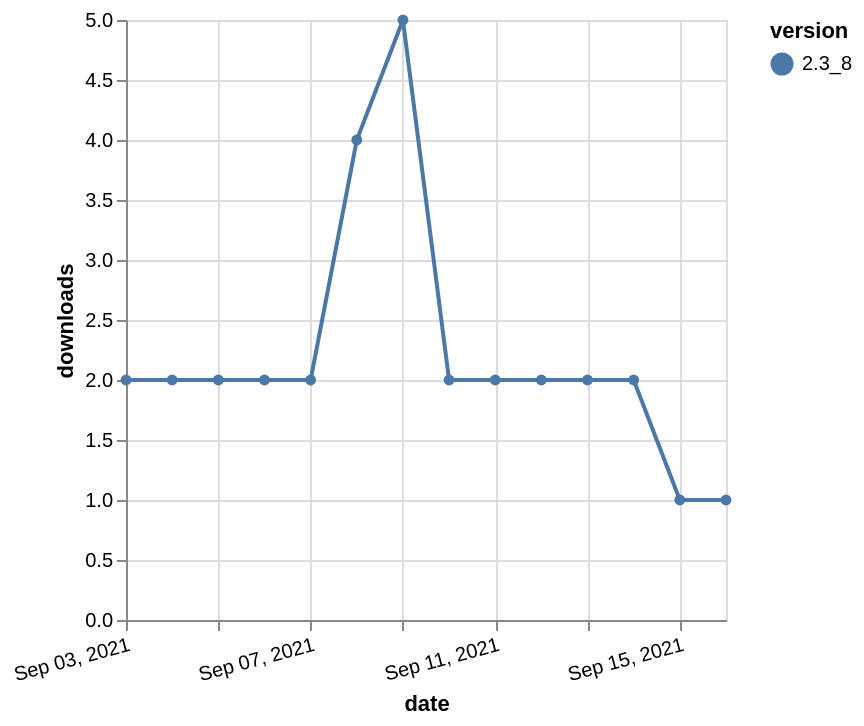

The specification (Vega-Lite) saved for this image:
### Vega-Lite specification from a JSON file in a GitHub repository (floating-point values rounded to 4 significant figures)
{"$schema": "https://vega.github.io/schema/vega-lite/v5.json", "description": "A simple bar chart with embedded data.", "data": {"values": [{"date": "2021-09-03", "total": 3856, "delta": 2, "version": "2.3_8"}, {"date": "2021-09-04", "total": 3858, "delta": 2, "version": "2.3_8"}, {"date": "2021-09-05", "total": 3860, "delta": 2, "version": "2.3_8"}, {"date": "2021-09-06", "total": 3862, "delta": 2, "version": "2.3_8"}, {"date": "2021-09-07", "total": 3864, "delta": 2, "version": "2.3_8"}, {"date": "2021-09-08", "total": 3868, "delta": 4, "version": "2.3_8"}, {"date": "2021-09-09", "total": 3873, "delta": 5, "version": "2.3_8"}, {"date": "2021-09-10", "total": 3875, "delta": 2, "version": "2.3_8"}, {"date": "2021-09-11", "total": 3877, "delta": 2, "version": "2.3_8"}, {"date": "2021-09-12", "total": 3879, "delta": 2, "version": "2.3_8"}, {"date": "2021-09-13", "total": 3881, "delta": 2, "version": "2.3_8"}, {"date": "2021-09-14", "total": 3883, "delta": 2, "version": "2.3_8"}, {"date": "2021-09-15", "total": 3884, "delta": 1, "version": "2.3_8"}, {"date": "2021-09-16", "total": 3885, "delta": 1, "version": "2.3_8"}]}, "width": "container", "mark": {"type": "line", "point": {"filled": true}}, "encoding": {"x": {"field": "date", "type": "temporal", "timeUnit": "yearmonthdate", "title": "date", "axis": {"labelAngle": -15}}, "y": {"field": "delta", "type": "quantitative", "title": "downloads"}, "color": {"field": "version", "type": "nominal"}, "tooltip": {"field": "delta"}}}
